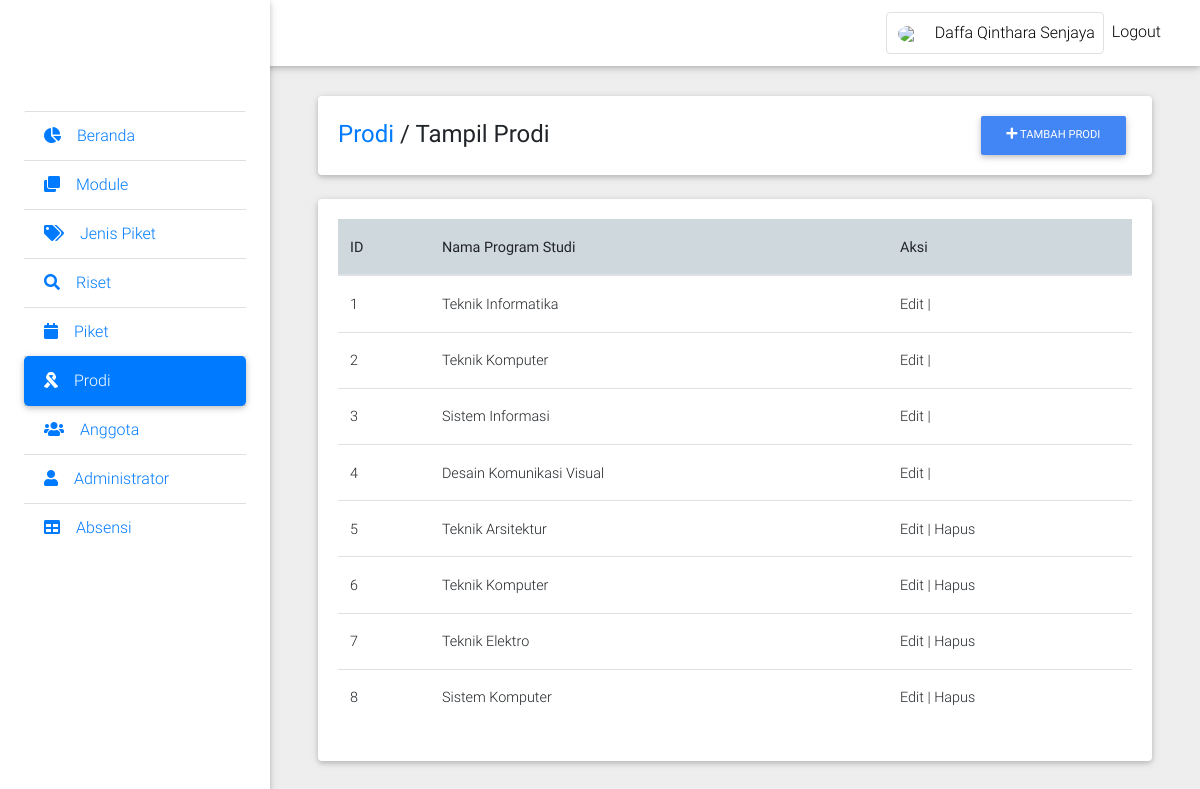
The page /u/media.php?m=prodi (signed in) on the database its author committed.
### tables this page shows
create table module(
    module_id int primary key auto_increment,
    module_name varchar(50) not null,
    link varchar(50),
    icon varchar(50),
    active enum('Y','N') not null default 'Y'
);

create table prodi(
    id_prodi int(5) primary key auto_increment,
    nama_prodi varchar(50) not null
);

### config/functions.php (called while the page is built, shortened)
<?php
function dbConnect()
{
    $db = new mysqli("localhost", "root", "siswanto123321", "so_absensi");
    return $db;
}
function getListModule()
{
    $db = dbConnect();
    if ($db->connect_errno == 0) {
        $res = $db->query("SELECT * FROM module WHERE active='Y' ");
        if ($res) {
            $data = $res->fetch_all(MYSQLI_ASSOC);
            return $data;
        } else {
            return false;
        }
    } else {
        return false;
    }
}

### model/Prodi.php (called while the page is built, shortened)
<?php
class Prodi
{
    function getListProdi()
    {
        $conn = dbConnect();
        if ($conn->connect_errno == 0) {
            $sql = "SELECT * FROM prodi";
            $res = $conn->query($sql);
            if ($res) {
                $data = $res->fetch_all(MYSQLI_ASSOC);
                return $data;
            } else {
                return false;
            }
        } else {
            return false;
        }
    }
}
?>

### u/module/mod_prodi/prodi.php (the view, shortened to what this page needs)
<?php
include "../model/Prodi.php";
$m = $_GET['m'];
$aksi = "module/mod_prodi/aksi_prodi.php";
$act = isset($_GET['act']) ? $_GET['act'] : '';
$prodi = new Prodi();
switch ($act) {
    default:
        echo "<br><br>
        <div class=\"card mb-4 wow fadeIn\">
            <div class=\"card-body d-sm-flex justify-content-between\">
                <h4 class=\"mb-2 mb-sm-0 pt-1\">
                    <a href=\"\" target=\"_blank\">Prodi</a>
                    <span>/</span>
                    <span>Tampil Prodi</span>
                </h4>
                    <a class=\"btn btn-primary btn-md my-0 p\" onclick=window.location.href='media.php?m=$m&act=tambah' role=\"button\">
                        <i class=\"fas fa-plus\"></i> Tambah Prodi
                    </a>
            </div>
        </div>";
        echo "
        <div class=\"card wow fadeIn\">
            <div class=\"card-body\">
        <table class=\"table table-hover\">
            <thead class=\"blue-grey lighten-4\">
            <tr>
                <th>ID</th>
                <th>Nama Program Studi</th>
                <th>Aksi</th>
            </tr>
            </thead>
            <tbody>";
        $dataProdi = $prodi->getListProdi();
        foreach ($dataProdi as $data) {
            echo "
            <tr>
                <td>$data[id_prodi]</td>
                <td style='text-transform: capitalize;'>$data[nama_prodi]</td>
                <td class='center aligned'>
                    <a href='?m=$m&act=edit&id=$data[id_prodi]'>Edit</a> | ";
            if ($data['id_prodi'] > 4) {
                echo "<a href='$aksi?m=$m&act=hapus&id=$data[id_prodi]' id='btn-delete' style='cursor: pointer;'
                        onclick='return confirm(`Anda yakin akan menghapus prodi $data[nama_prodi] ID=$data[id_prodi] ?`)'
                    >Hapus</a>";
            }
            echo "
                </td>
            </tr>
            ";
        }
        echo "
            </tbody>
        </table>
        </div>
        </div>
        </div>
        </div>
        ";
        break;
    case "tambah": ?>
        <?php
} ?>

### u/menu.php
<?php
if (empty($_SESSION['username']) && empty($_SESSION['password'])) {
    header("location:index.php?error=8");
} else {
    $dataModule = getListModule();
    foreach ($dataModule as $data) {
        $module_name = str_replace(' ', '', strtolower($data['module_name']));
        ($_GET['m'] == $module_name) ? $active = "active" : $active = "";
    echo "<a href=\"$data[link]\" class=\"list-group-item waves-effect $active\" style='text-transform: capitalize;'>
                <i class=\"fas $data[icon] mr-3\"></i>$data[module_name]
            </a>";
    }
}

### rows shown on the page
module: module_name "Beranda"
module: module_name "Module"
module: module_name "Jenis Piket"
module: module_name "Riset"
module: module_name "Piket"
module: module_name "Prodi"
module: module_name "Anggota"
module: module_name "Administrator"
module: module_name "Absensi"
prodi: id_prodi "1", nama_prodi "Teknik Informatika"
prodi: id_prodi "2", nama_prodi "Teknik Komputer"
prodi: id_prodi "3", nama_prodi "Sistem Informasi"
prodi: id_prodi "4", nama_prodi "Desain Komunikasi Visual"
prodi: id_prodi "5", nama_prodi "Teknik Arsitektur"
prodi: id_prodi "6", nama_prodi "Teknik Komputer"
prodi: id_prodi "7", nama_prodi "Teknik Elektro"
prodi: id_prodi "8", nama_prodi "Sistem Komputer"

### other values the page prints
$_SESSION['nama'] "Daffa Qinthara Senjaya"
